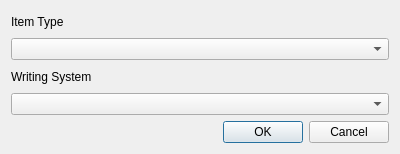
<?xml version="1.0" encoding="UTF-8"?>
<ui version="4.0">
 <class>ItemEditDialog</class>
 <widget class="QDialog" name="ItemEditDialog">
  <property name="geometry">
   <rect>
    <x>0</x>
    <y>0</y>
    <width>400</width>
    <height>154</height>
   </rect>
  </property>
  <property name="windowTitle">
   <string>Dialog</string>
  </property>
  <layout class="QVBoxLayout" name="verticalLayout">
   <item>
    <widget class="QLabel" name="label">
     <property name="text">
      <string>Item Type</string>
     </property>
    </widget>
   </item>
   <item>
    <widget class="QComboBox" name="itemTypeCombo"/>
   </item>
   <item>
    <widget class="QLabel" name="label_2">
     <property name="text">
      <string>Writing System</string>
     </property>
    </widget>
   </item>
   <item>
    <widget class="WritingSystemCombo" name="writingSystemCombo"/>
   </item>
   <item>
    <widget class="QDialogButtonBox" name="buttonBox">
     <property name="orientation">
      <enum>Qt::Horizontal</enum>
     </property>
     <property name="standardButtons">
      <set>QDialogButtonBox::Cancel|QDialogButtonBox::Ok</set>
     </property>
    </widget>
   </item>
  </layout>
 </widget>
 <customwidgets>
  <customwidget>
   <class>WritingSystemCombo</class>
   <extends>QComboBox</extends>
   <header location="global">writingsystemcombo.h</header>
  </customwidget>
 </customwidgets>
 <resources/>
 <connections>
  <connection>
   <sender>buttonBox</sender>
   <signal>accepted()</signal>
   <receiver>ItemEditDialog</receiver>
   <slot>accept()</slot>
   <hints>
    <hint type="sourcelabel">
     <x>248</x>
     <y>254</y>
    </hint>
    <hint type="destinationlabel">
     <x>157</x>
     <y>274</y>
    </hint>
   </hints>
  </connection>
  <connection>
   <sender>buttonBox</sender>
   <signal>rejected()</signal>
   <receiver>ItemEditDialog</receiver>
   <slot>reject()</slot>
   <hints>
    <hint type="sourcelabel">
     <x>316</x>
     <y>260</y>
    </hint>
    <hint type="destinationlabel">
     <x>286</x>
     <y>274</y>
    </hint>
   </hints>
  </connection>
 </connections>
</ui>
